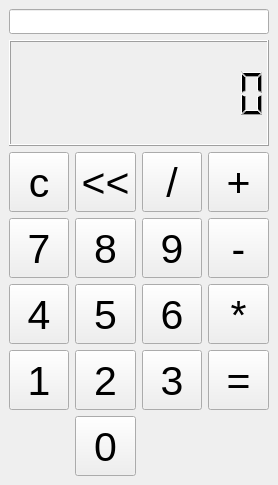
<?xml version="1.0" encoding="UTF-8"?>
<ui version="4.0">
 <class>MainWindow</class>
 <widget class="QMainWindow" name="MainWindow">
  <property name="geometry">
   <rect>
    <x>0</x>
    <y>0</y>
    <width>278</width>
    <height>485</height>
   </rect>
  </property>
  <property name="sizePolicy">
   <sizepolicy hsizetype="Expanding" vsizetype="Expanding">
    <horstretch>0</horstretch>
    <verstretch>0</verstretch>
   </sizepolicy>
  </property>
  <property name="windowTitle">
   <string>MainWindow</string>
  </property>
  <widget class="QWidget" name="centralwidget">
   <layout class="QVBoxLayout" name="verticalLayout">
    <item>
     <widget class="QLineEdit" name="lcd_result">
      <property name="sizePolicy">
       <sizepolicy hsizetype="Expanding" vsizetype="Fixed">
        <horstretch>0</horstretch>
        <verstretch>0</verstretch>
       </sizepolicy>
      </property>
      <property name="minimumSize">
       <size>
        <width>0</width>
        <height>23</height>
       </size>
      </property>
      <property name="font">
       <font>
        <pointsize>19</pointsize>
       </font>
      </property>
      <property name="focusPolicy">
       <enum>Qt::StrongFocus</enum>
      </property>
      <property name="acceptDrops">
       <bool>false</bool>
      </property>
      <property name="inputMask">
       <string/>
      </property>
      <property name="maxLength">
       <number>32767</number>
      </property>
      <property name="echoMode">
       <enum>QLineEdit::Normal</enum>
      </property>
      <property name="cursorPosition">
       <number>0</number>
      </property>
      <property name="alignment">
       <set>Qt::AlignRight|Qt::AlignTrailing|Qt::AlignVCenter</set>
      </property>
      <property name="readOnly">
       <bool>true</bool>
      </property>
      <property name="clearButtonEnabled">
       <bool>false</bool>
      </property>
     </widget>
    </item>
    <item>
     <widget class="QLCDNumber" name="lcd_operand">
      <property name="minimumSize">
       <size>
        <width>0</width>
        <height>106</height>
       </size>
      </property>
      <property name="digitCount">
       <number>10</number>
      </property>
      <property name="value" stdset="0">
       <double>0.000000000000000</double>
      </property>
      <property name="intValue" stdset="0">
       <number>0</number>
      </property>
     </widget>
    </item>
    <item>
     <layout class="QGridLayout" name="gridLayout">
      <item row="2" column="1">
       <widget class="QPushButton" name="button_5">
        <property name="sizePolicy">
         <sizepolicy hsizetype="Expanding" vsizetype="Expanding">
          <horstretch>0</horstretch>
          <verstretch>0</verstretch>
         </sizepolicy>
        </property>
        <property name="minimumSize">
         <size>
          <width>60</width>
          <height>60</height>
         </size>
        </property>
        <property name="font">
         <font>
          <pointsize>31</pointsize>
         </font>
        </property>
        <property name="text">
         <string>5</string>
        </property>
       </widget>
      </item>
      <item row="1" column="1">
       <widget class="QPushButton" name="button_8">
        <property name="sizePolicy">
         <sizepolicy hsizetype="Expanding" vsizetype="Expanding">
          <horstretch>0</horstretch>
          <verstretch>0</verstretch>
         </sizepolicy>
        </property>
        <property name="minimumSize">
         <size>
          <width>60</width>
          <height>60</height>
         </size>
        </property>
        <property name="font">
         <font>
          <pointsize>31</pointsize>
         </font>
        </property>
        <property name="text">
         <string>8</string>
        </property>
       </widget>
      </item>
      <item row="1" column="2">
       <widget class="QPushButton" name="button_9">
        <property name="sizePolicy">
         <sizepolicy hsizetype="Expanding" vsizetype="Expanding">
          <horstretch>0</horstretch>
          <verstretch>0</verstretch>
         </sizepolicy>
        </property>
        <property name="minimumSize">
         <size>
          <width>60</width>
          <height>60</height>
         </size>
        </property>
        <property name="font">
         <font>
          <pointsize>31</pointsize>
         </font>
        </property>
        <property name="text">
         <string>9</string>
        </property>
       </widget>
      </item>
      <item row="0" column="0">
       <widget class="QPushButton" name="button_c">
        <property name="sizePolicy">
         <sizepolicy hsizetype="Expanding" vsizetype="Expanding">
          <horstretch>0</horstretch>
          <verstretch>0</verstretch>
         </sizepolicy>
        </property>
        <property name="minimumSize">
         <size>
          <width>60</width>
          <height>60</height>
         </size>
        </property>
        <property name="font">
         <font>
          <pointsize>31</pointsize>
         </font>
        </property>
        <property name="text">
         <string>c</string>
        </property>
       </widget>
      </item>
      <item row="3" column="0">
       <widget class="QPushButton" name="button_1">
        <property name="sizePolicy">
         <sizepolicy hsizetype="Expanding" vsizetype="Expanding">
          <horstretch>0</horstretch>
          <verstretch>0</verstretch>
         </sizepolicy>
        </property>
        <property name="minimumSize">
         <size>
          <width>60</width>
          <height>60</height>
         </size>
        </property>
        <property name="font">
         <font>
          <pointsize>31</pointsize>
         </font>
        </property>
        <property name="text">
         <string>1</string>
        </property>
       </widget>
      </item>
      <item row="1" column="0">
       <widget class="QPushButton" name="button_7">
        <property name="sizePolicy">
         <sizepolicy hsizetype="Expanding" vsizetype="Expanding">
          <horstretch>0</horstretch>
          <verstretch>0</verstretch>
         </sizepolicy>
        </property>
        <property name="minimumSize">
         <size>
          <width>60</width>
          <height>60</height>
         </size>
        </property>
        <property name="font">
         <font>
          <pointsize>31</pointsize>
         </font>
        </property>
        <property name="text">
         <string>7</string>
        </property>
       </widget>
      </item>
      <item row="3" column="1">
       <widget class="QPushButton" name="button_2">
        <property name="sizePolicy">
         <sizepolicy hsizetype="Expanding" vsizetype="Expanding">
          <horstretch>0</horstretch>
          <verstretch>0</verstretch>
         </sizepolicy>
        </property>
        <property name="minimumSize">
         <size>
          <width>60</width>
          <height>60</height>
         </size>
        </property>
        <property name="font">
         <font>
          <pointsize>31</pointsize>
         </font>
        </property>
        <property name="text">
         <string>2</string>
        </property>
       </widget>
      </item>
      <item row="3" column="2">
       <widget class="QPushButton" name="button_3">
        <property name="sizePolicy">
         <sizepolicy hsizetype="Expanding" vsizetype="Expanding">
          <horstretch>0</horstretch>
          <verstretch>0</verstretch>
         </sizepolicy>
        </property>
        <property name="minimumSize">
         <size>
          <width>60</width>
          <height>60</height>
         </size>
        </property>
        <property name="font">
         <font>
          <pointsize>31</pointsize>
         </font>
        </property>
        <property name="text">
         <string>3</string>
        </property>
       </widget>
      </item>
      <item row="2" column="2">
       <widget class="QPushButton" name="button_6">
        <property name="sizePolicy">
         <sizepolicy hsizetype="Expanding" vsizetype="Expanding">
          <horstretch>0</horstretch>
          <verstretch>0</verstretch>
         </sizepolicy>
        </property>
        <property name="minimumSize">
         <size>
          <width>60</width>
          <height>60</height>
         </size>
        </property>
        <property name="font">
         <font>
          <pointsize>31</pointsize>
         </font>
        </property>
        <property name="text">
         <string>6</string>
        </property>
       </widget>
      </item>
      <item row="2" column="0">
       <widget class="QPushButton" name="button_4">
        <property name="sizePolicy">
         <sizepolicy hsizetype="Expanding" vsizetype="Expanding">
          <horstretch>0</horstretch>
          <verstretch>0</verstretch>
         </sizepolicy>
        </property>
        <property name="minimumSize">
         <size>
          <width>60</width>
          <height>60</height>
         </size>
        </property>
        <property name="font">
         <font>
          <pointsize>31</pointsize>
         </font>
        </property>
        <property name="text">
         <string>4</string>
        </property>
       </widget>
      </item>
      <item row="0" column="1">
       <widget class="QPushButton" name="button_backspace">
        <property name="sizePolicy">
         <sizepolicy hsizetype="Expanding" vsizetype="Expanding">
          <horstretch>0</horstretch>
          <verstretch>0</verstretch>
         </sizepolicy>
        </property>
        <property name="minimumSize">
         <size>
          <width>60</width>
          <height>60</height>
         </size>
        </property>
        <property name="font">
         <font>
          <pointsize>31</pointsize>
         </font>
        </property>
        <property name="text">
         <string>&lt;&lt;</string>
        </property>
       </widget>
      </item>
      <item row="0" column="2">
       <widget class="QPushButton" name="button_divide">
        <property name="sizePolicy">
         <sizepolicy hsizetype="Expanding" vsizetype="Expanding">
          <horstretch>0</horstretch>
          <verstretch>0</verstretch>
         </sizepolicy>
        </property>
        <property name="minimumSize">
         <size>
          <width>60</width>
          <height>60</height>
         </size>
        </property>
        <property name="font">
         <font>
          <pointsize>31</pointsize>
         </font>
        </property>
        <property name="text">
         <string>/</string>
        </property>
       </widget>
      </item>
      <item row="0" column="3">
       <widget class="QPushButton" name="button_plus">
        <property name="sizePolicy">
         <sizepolicy hsizetype="Expanding" vsizetype="Expanding">
          <horstretch>0</horstretch>
          <verstretch>0</verstretch>
         </sizepolicy>
        </property>
        <property name="minimumSize">
         <size>
          <width>60</width>
          <height>60</height>
         </size>
        </property>
        <property name="font">
         <font>
          <pointsize>31</pointsize>
         </font>
        </property>
        <property name="text">
         <string>+</string>
        </property>
       </widget>
      </item>
      <item row="1" column="3">
       <widget class="QPushButton" name="button_minus">
        <property name="sizePolicy">
         <sizepolicy hsizetype="Expanding" vsizetype="Expanding">
          <horstretch>0</horstretch>
          <verstretch>0</verstretch>
         </sizepolicy>
        </property>
        <property name="minimumSize">
         <size>
          <width>60</width>
          <height>60</height>
         </size>
        </property>
        <property name="font">
         <font>
          <pointsize>31</pointsize>
         </font>
        </property>
        <property name="text">
         <string>-</string>
        </property>
       </widget>
      </item>
      <item row="2" column="3">
       <widget class="QPushButton" name="button_multiply">
        <property name="sizePolicy">
         <sizepolicy hsizetype="Expanding" vsizetype="Expanding">
          <horstretch>0</horstretch>
          <verstretch>0</verstretch>
         </sizepolicy>
        </property>
        <property name="minimumSize">
         <size>
          <width>60</width>
          <height>60</height>
         </size>
        </property>
        <property name="font">
         <font>
          <pointsize>31</pointsize>
         </font>
        </property>
        <property name="text">
         <string>*</string>
        </property>
       </widget>
      </item>
      <item row="3" column="3">
       <widget class="QPushButton" name="button_eq">
        <property name="sizePolicy">
         <sizepolicy hsizetype="Expanding" vsizetype="Expanding">
          <horstretch>0</horstretch>
          <verstretch>0</verstretch>
         </sizepolicy>
        </property>
        <property name="minimumSize">
         <size>
          <width>60</width>
          <height>60</height>
         </size>
        </property>
        <property name="font">
         <font>
          <pointsize>31</pointsize>
         </font>
        </property>
        <property name="text">
         <string>=</string>
        </property>
       </widget>
      </item>
      <item row="4" column="1">
       <widget class="QPushButton" name="button_0">
        <property name="sizePolicy">
         <sizepolicy hsizetype="Expanding" vsizetype="Expanding">
          <horstretch>0</horstretch>
          <verstretch>0</verstretch>
         </sizepolicy>
        </property>
        <property name="minimumSize">
         <size>
          <width>60</width>
          <height>60</height>
         </size>
        </property>
        <property name="font">
         <font>
          <pointsize>31</pointsize>
         </font>
        </property>
        <property name="text">
         <string>0</string>
        </property>
       </widget>
      </item>
     </layout>
    </item>
   </layout>
  </widget>
 </widget>
 <resources/>
 <connections/>
</ui>
